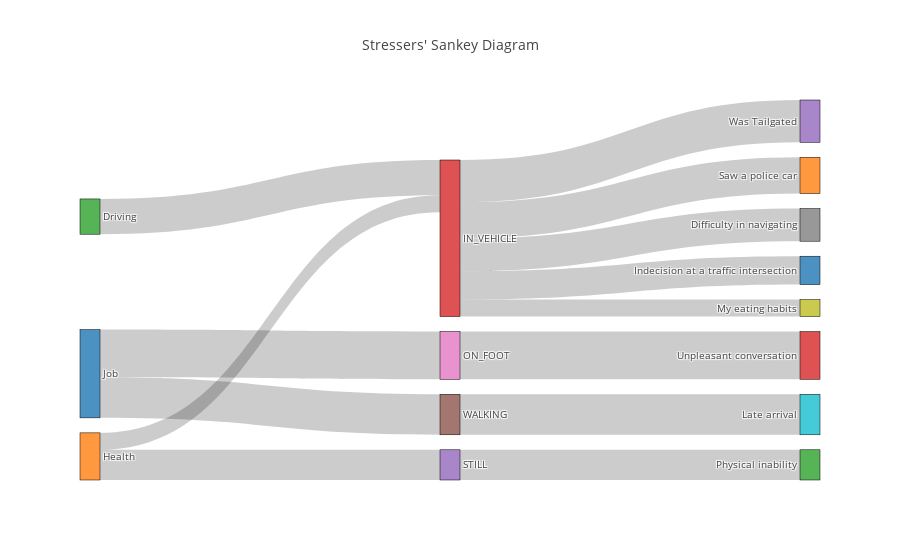

The notebook cell saved with this chart:
### Markdown cell above
### Sankey diagram
A [Sankey diagram](https://en.wikipedia.org/wiki/Sankey_diagram) is utilized to show the flow between different components and, in our case, the breakdown between categories, sub-categories, and activities.   

This diagram shows the stressor categories on the left edge and the detailed stress information on the right.  In the middle are the activity classificiations, derived from a smartphone, of what the person was doing at the time of the stress event.  You can move the mouse cursor over the boxes and lines to see the details and highlight a flow within the diagram.  You may see that the events might not be ordered to your liking or that their order could be improved.  Try dragging the boxes up and down to change this order and watch the diagram adjust.

### Code cell
stress_stream.plot_stress_sankey(cat_cols=["stresser_main","activity","stresser_sub"])

### Figure 1 — Plotly figure (JSON) as saved in the notebook; plotly's stock layout.template omitted (floating-point values rounded to 4 significant figures)
{"data": [{"link": {"source": [2, 1, 1, 3, 3, 3, 3, 3, 0, 0, 6, 4, 5], "target": [3, 3, 4, 7, 10, 8, 11, 14, 6, 5, 13, 12, 9], "value": [0.5836, 0.28, 0.5, 0.54, 0.47, 0.28, 0.6, 0.7, 0.79, 0.67, 0.79, 0.5, 0.67]}, "node": {"label": ["Job", "Health", "Driving", "IN_VEHICLE", "STILL", "WALKING", "ON_FOOT", "Difficulty in navigating", "My eating habits", "Late arrival", "Indecision at a traffic intersection", "Saw a police car", "Physical inability", "Unpleasant conversation", "Was Tailgated"], "line": {"color": "black", "width": 0.5}, "pad": 15, "thickness": 20}, "type": "sankey"}], "layout": {"font": {"size": 10}, "title": "Stressers' Sankey Diagram"}}
